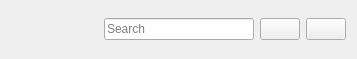
<?xml version="1.0" encoding="UTF-8"?>
<ui version="4.0">
 <class>SearchBar</class>
 <widget class="QWidget" name="SearchBar">
  <property name="geometry">
   <rect>
    <x>0</x>
    <y>0</y>
    <width>357</width>
    <height>59</height>
   </rect>
  </property>
  <property name="windowTitle">
   <string>Form</string>
  </property>
  <layout class="QGridLayout" name="gridLayout">
   <item row="0" column="0">
    <layout class="QHBoxLayout" name="horizontalLayout">
     <item>
      <spacer name="horizontalSpacer">
       <property name="orientation">
        <enum>Qt::Horizontal</enum>
       </property>
       <property name="sizeHint" stdset="0">
        <size>
         <width>40</width>
         <height>20</height>
        </size>
       </property>
      </spacer>
     </item>
     <item>
      <widget class="QLineEdit" name="lineEdit">
       <property name="enabled">
        <bool>true</bool>
       </property>
       <property name="minimumSize">
        <size>
         <width>150</width>
         <height>0</height>
        </size>
       </property>
       <property name="maximumSize">
        <size>
         <width>350</width>
         <height>16777215</height>
        </size>
       </property>
       <property name="statusTip">
        <string>search PDF</string>
       </property>
       <property name="placeholderText">
        <string>Search</string>
       </property>
       <property name="clearButtonEnabled">
        <bool>true</bool>
       </property>
      </widget>
     </item>
     <item>
      <widget class="QPushButton" name="searchUpButton">
       <property name="icon">
        <iconset theme="go-up"/>
       </property>
      </widget>
     </item>
     <item>
      <widget class="QPushButton" name="searchDownButton">
       <property name="icon">
        <iconset theme="go-down"/>
       </property>
      </widget>
     </item>
    </layout>
   </item>
  </layout>
 </widget>
 <resources/>
 <connections/>
</ui>
